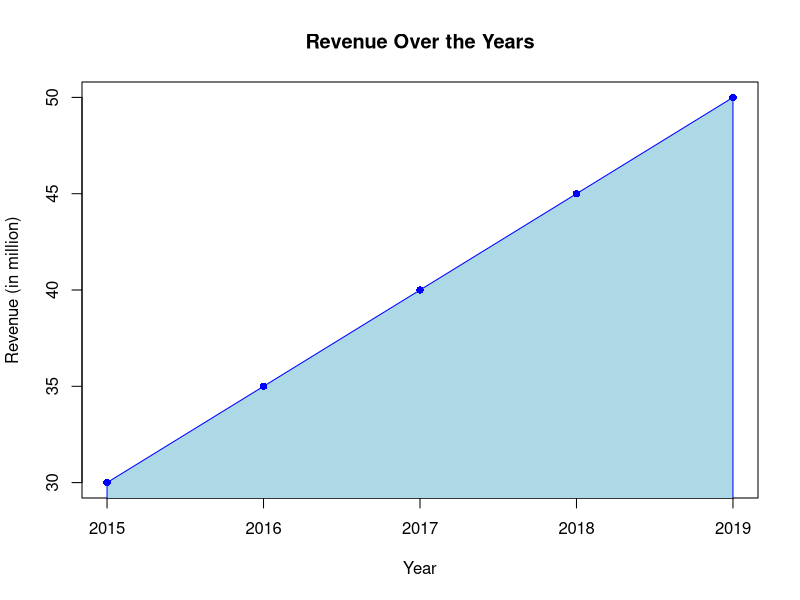

Reproduce this figure in R.
# Year and Revenue data
year <- c(2015, 2016, 2017, 2018, 2019)
revenue <- c(30, 35, 40, 45, 50)

# Create the area plot
plot(year, revenue, type = "n", xlab = "Year", ylab = "Revenue (in million)", main = "Revenue Over the Years")
polygon(c(year, rev(year)), c(revenue, rep(0, length(revenue))), col = "lightblue", border = "blue")

# Add the points for clarity
points(year, revenue, pch = 16, col = "blue")


